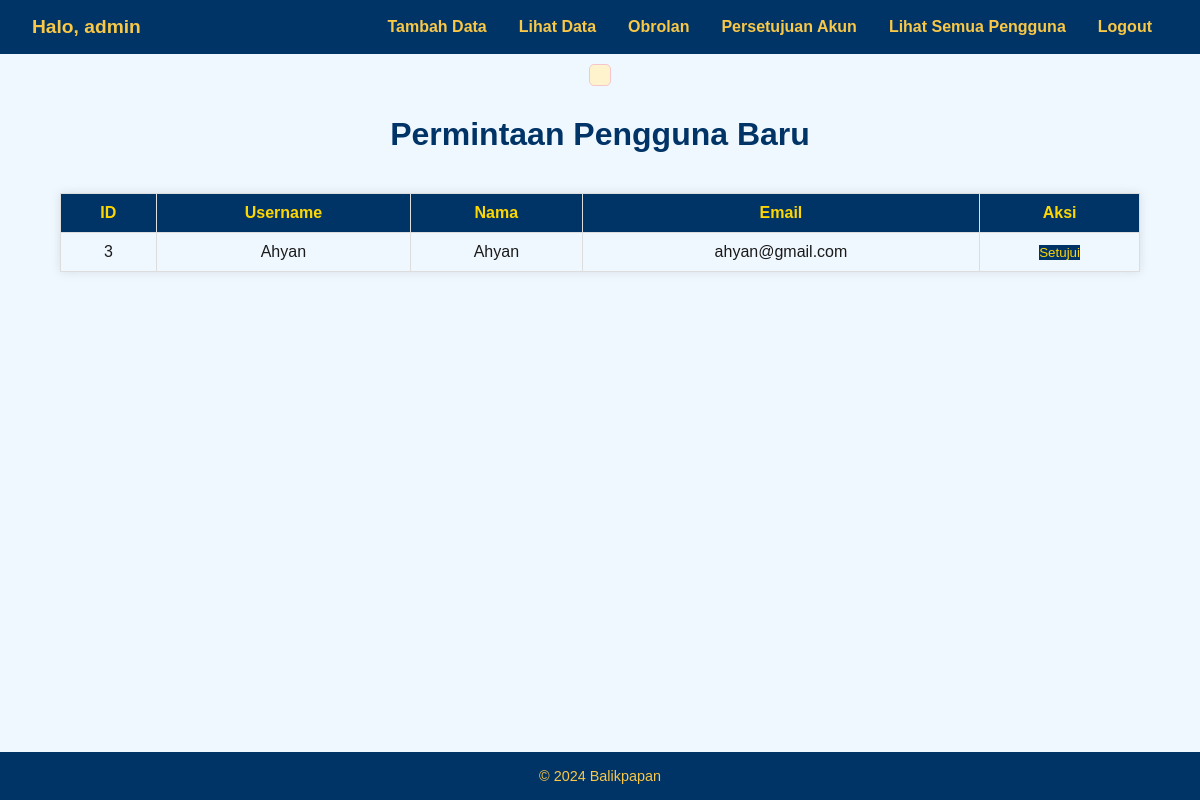
The app's page /admin_requests (signed in) with its own data.
### tables this page shows
CREATE TABLE users (
        id INTEGER PRIMARY KEY AUTOINCREMENT,
        username TEXT NOT NULL UNIQUE,
        password TEXT NOT NULL,
        nama TEXT,
        alamat TEXT,
        no_hp TEXT,
        email TEXT,
        role TEXT DEFAULT 'user',  -- Tambahkan kolom role dengan default 'user'
        approved INTEGER DEFAULT 0 -- Tambahkan kolom approved dengan default 0 (belum disetujui)
    );

### app.py (the view)
@app.route('/admin_requests')
def admin_requests():
    if 'username' not in session or session.get('role') != 'admin':
        flash("Anda tidak memiliki akses ke halaman ini.")
        return redirect('/')
    conn = sqlite3.connect("billing_system.db")
    cursor = conn.cursor()
    cursor.execute("SELECT * FROM users WHERE approved = 0")
    pending_users = cursor.fetchall()
    conn.close()
    return render_template("admin_requests.html", pending_users=pending_users)

### templates/admin_requests.html (shortened to what this page needs)
<!DOCTYPE html>
<html lang="id">
<head>
</head>
<body>
    {% extends "base.html" %}
    {% block content %}
    <h1>Permintaan Pengguna Baru</h1>
    <table>
        <thead>
            <tr>
                <th>ID</th>
                <th>Username</th>
                <th>Nama</th>
                <th>Email</th>
                <th>Aksi</th>
            </tr>
        </thead>
        <tbody>
            {% for user in pending_users %}
            <tr>
                <td>{{ user[0] }}</td>
                <td>{{ user[1] }}</td>
                <td>{{ user[3] }}</td>
                <td>{{ user[6] }}</td>
                <td>
                    <form method="POST" action="{{ url_for('approve_user', user_id=user[0]) }}">
                        <button type="submit">Setujui</button>
                    </form>
                </td>
            </tr>
            {% endfor %}
        </tbody>
    </table>
    {% endblock %}

### static/css/all.css (style rules this page uses)
body, h2, p, a, input, button, form, nav { margin: 0; padding: 0; box-sizing: border-box; font-family: Arial, sans-serif; }
body { background-color: #f0f8ff; color: #1a1a1a; display: flex; flex-direction: column; min-height: 100vh; }

### templates/admin_requests.html (style rules this page uses)
body { font-family: Arial, sans-serif; margin: 0; background-color: #f4f4f4; color: #333; }
h1 { text-align: center; color: #003366; margin: 20px 0; }
table { width: 90%; margin: 20px auto; border-collapse: collapse; box-shadow: 0 0 10px rgba(0, 0, 0, 0.1); }
th, td { padding: 10px; border: 1px solid #ddd; text-align: center; }
th { background-color: #003366; color: #FFD700; }
button { background-color: #003366; color: #FFD700; border: none; padding: 5px 10px; cursor: pointer; }

### records on screen
users: id "3", username "Ahyan", nama "Ahyan", email "ahyan@gmail.com"

### other values on screen
{{ session['username'] }} "admin"
